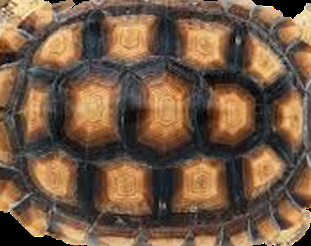
#> input picture work/CNMS/Turtleshell.png, 311 x 246 px
$ jupyter execute --allow-errors 'turtle shell skeleton.ipynb'
#> lines starting #> are read from the running program, lines starting #| are printed output that depends on the picture; after the words box and inside, x2 and y2 are one past the last pixel; in counts of white or black regions, pixels touching at a corner belong together
[cell 1]
#creating a colormap
from matplotlib.colors import LinearSegmentedColormap
cdict = {'red':   ((0.0, 0.0, 0.0),
                   (0.1, 1.0, 1.0),
                   (1.0, 1.0, 1.0)),

         'green': ((0.0, 0.0, 0.0),
                   (1.0, 0.0, 0.0)),

        'blue':  ((0.0, 0.0, 0.0),
                   (1.0, 0.0, 0.0))
        }
red = LinearSegmentedColormap('Red', cdict)

#cropping the image
from PIL import Image
import cv2

img = cv2.imread('Turtleshell.png',0)
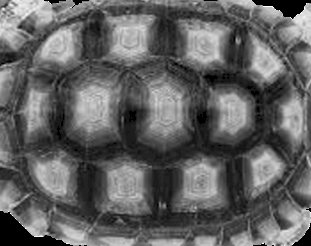
#> img: shape (246, 311); min 0, max 255, mean 97.2

#plotting the equalized histogram
import matplotlib.pyplot as plt
equ = cv2.equalizeHist(img)
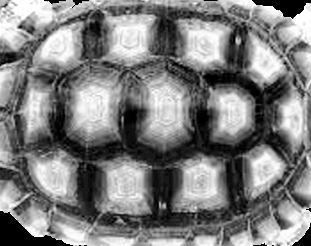
#> equ: shape (246, 311); min 0, max 255, mean 125.4
#plt.hist(equ(),256,[0,256])
plt.show()
#if you don't say plt.show() then it prints the array

[cell 2]
#plotting the equalized histogram
import matplotlib.pyplot as plt
equ = cv2.equalizeHist(img)
plt.hist(equ.ravel(),256,[0,256])
plt.show()
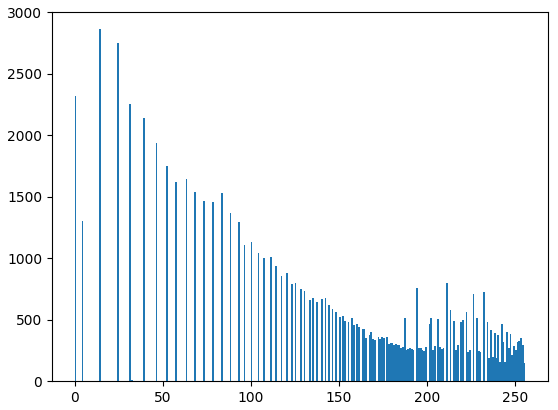
#> figure drawn by matplotlib, 1 panel; tallest bar 2862 high, from x = 14 to 15
#if you don't say plt.show() then it prints the array

#> (a cell that did not finish here is left out)

[cell 4]
equ = cv2.equalizeHist(img)
ablur = cv2.blur(equ,(24, 24))
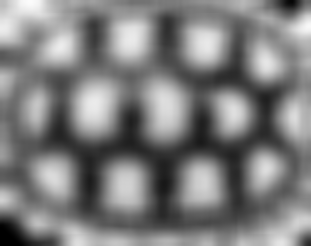
#> ablur: shape (246, 311); min 0, max 251, mean 125.4
a_mthres = cv2.adaptiveThreshold(ablur,1,cv2.ADAPTIVE_THRESH_MEAN_C,\
            cv2.THRESH_BINARY,51,4)
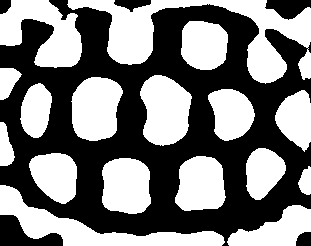
#> a_mthres: shape (246, 311); values 0 (black) and 1 (white), 48.7% white; 17 white regions, largest, box (x1, y1, x2, y2) and area: (67, 0, 311, 84) 6829, (0, 185, 225, 246) 4081, (0, 0, 82, 68) 3304

[cell 5]
#ADAPTIVE SKELETON
from skimage.morphology import skeletonize
adaptiveskeleton = skeletonize(a_mthres)
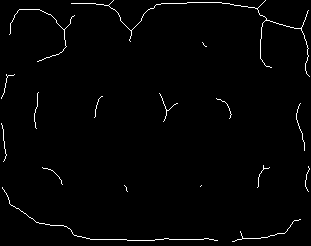
#> adaptiveskeleton: shape (246, 311) bool; 1.5% white in thin lines or dots
#ax = plt.subplot()
#ax.imshow(adaptiveskeleton, cmap=red2, interpolation='sinc')

from skimage.morphology import remove_small_objects
cleanskel=remove_small_objects(adaptiveskeleton, min_size=70, connectivity=3)
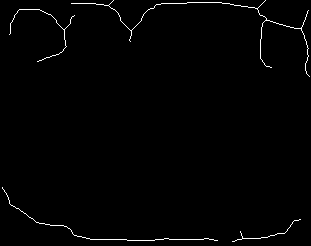
#> cleanskel: shape (246, 311) bool; 1.1% white in thin lines or dots
plot = plt.subplot()
plot.imshow(cleanskel, interpolation='sinc')

[cell 6]
import matplotlib.image as mpimg
img2=mpimg.imread('cropped_Wild023.tif')
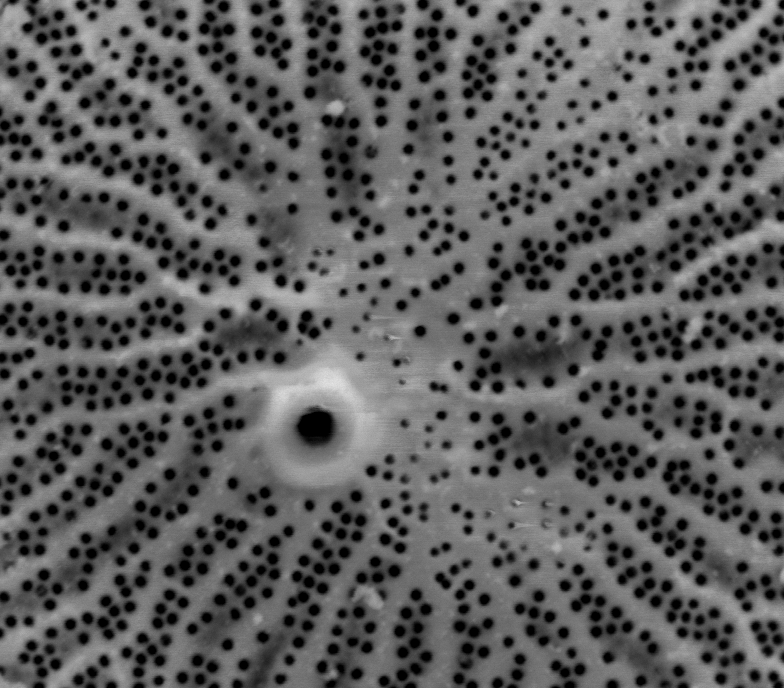
#> input picture work/CNMS/testing thresholds, blurs/cropped_Wild023.tif, 784 x 688 px, found by its file name
#> img2 is the input picture: shape (688, 784, 4); mean R, G, B, A 91.9, 91.9, 91.9, 255
imgplot2 = plt.imshow(img2, alpha= .9)

ax2 = plt.subplot()
#> (the rest of this cell did not finish here and is left out)
